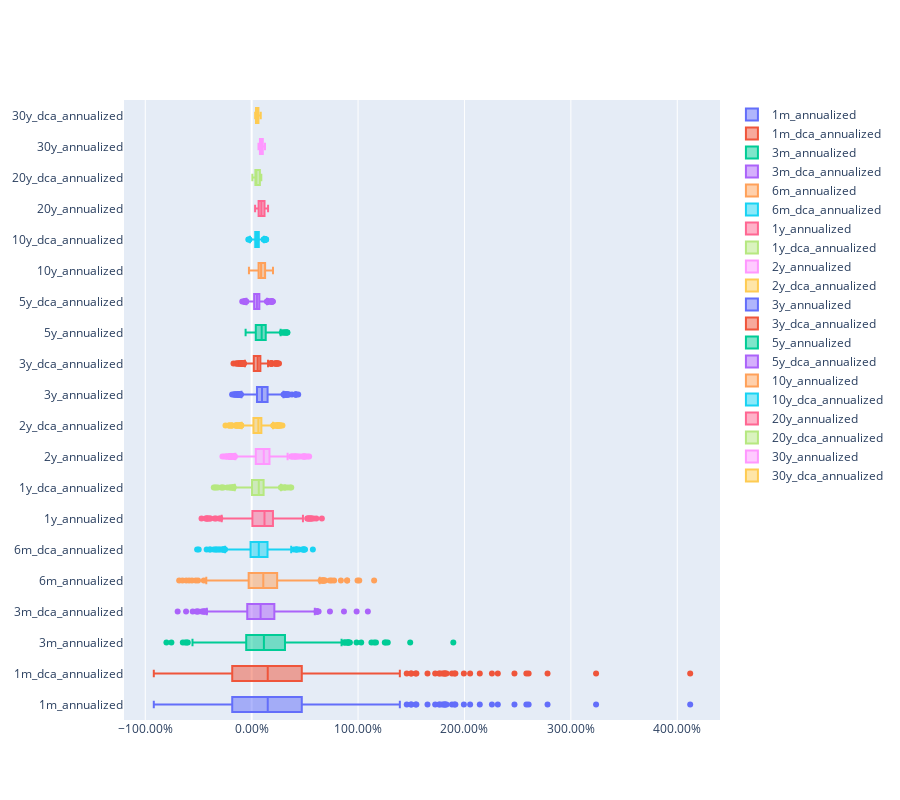

Source (notebook cell):
### Code cell
go.Figure(
    data = [
        go.Box(
            x=df[column],
            name=column,
            )
        for column in chain.from_iterable(zip(df.loc[:,'1m_annualized':'30y_annualized'].columns, df.loc[:,'1m_dca_annualized':'30y_dca_annualized']))
    ],
    layout = go.Layout(
        height=800,
        xaxis=dict(
            tickformat='.2%',
        )
    )
)

### Figure 1 — Plotly figure (JSON) as saved in the notebook; plotly's stock layout.template omitted (floating-point values rounded to 4 significant figures; data arrays with more than 128 entries replaced by an {"elided": "..."} marker saying what was removed)
{"data": [{"name": "1m_annualized", "type": "box", "x": {"elided": "643 float values"}}, {"name": "1m_dca_annualized", "type": "box", "x": {"elided": "643 float values"}}, {"name": "3m_annualized", "type": "box", "x": {"elided": "643 float values"}}, {"name": "3m_dca_annualized", "type": "box", "x": {"elided": "643 float values"}}, {"name": "6m_annualized", "type": "box", "x": {"elided": "643 float values"}}, {"name": "6m_dca_annualized", "type": "box", "x": {"elided": "643 float values"}}, {"name": "1y_annualized", "type": "box", "x": {"elided": "643 float values"}}, {"name": "1y_dca_annualized", "type": "box", "x": {"elided": "643 float values"}}, {"name": "2y_annualized", "type": "box", "x": {"elided": "643 float values"}}, {"name": "2y_dca_annualized", "type": "box", "x": {"elided": "643 float values"}}, {"name": "3y_annualized", "type": "box", "x": {"elided": "643 float values"}}, {"name": "3y_dca_annualized", "type": "box", "x": {"elided": "643 float values"}}, {"name": "5y_annualized", "type": "box", "x": {"elided": "643 float values"}}, {"name": "5y_dca_annualized", "type": "box", "x": {"elided": "643 float values"}}, {"name": "10y_annualized", "type": "box", "x": {"elided": "643 float values"}}, {"name": "10y_dca_annualized", "type": "box", "x": {"elided": "643 float values"}}, {"name": "20y_annualized", "type": "box", "x": {"elided": "643 float values"}}, {"name": "20y_dca_annualized", "type": "box", "x": {"elided": "643 float values"}}, {"name": "30y_annualized", "type": "box", "x": {"elided": "643 float values"}}, {"name": "30y_dca_annualized", "type": "box", "x": {"elided": "643 float values"}}], "layout": {"height": 800, "xaxis": {"tickformat": ".2%"}}}
